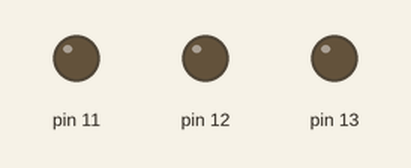
The sketch below on a simulated Arduino Uno, built with avr-gcc and run on an emulated ATmega328P. Shown: output pins drawn as LEDs (lit = HIGH).

Above: at 0.2 s.
At 1.2 s:
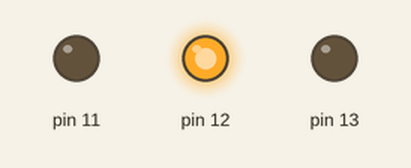
At 1.7 s:
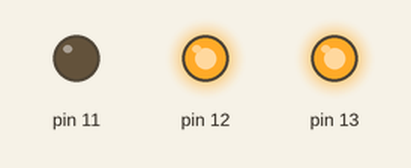
At 2.2 s:
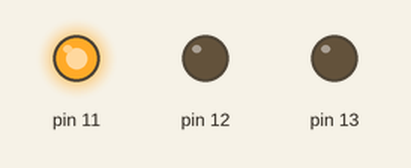
At 3.2 s:
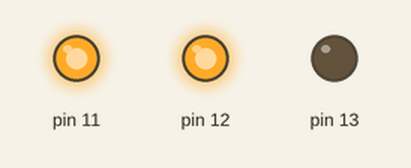
At 4.7 s:
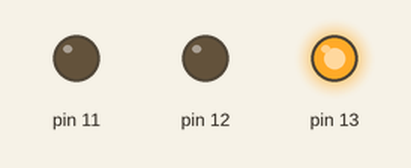
Timing chart, 0 to 5.2 s (numbered marks = the images above):
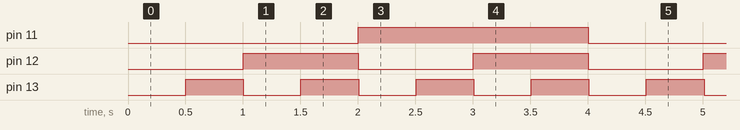

Measured:
- by itself, pin 11: alternates HIGH for 2.0 s and LOW for 2.0 s
- by itself, pin 12: alternates HIGH for 1.0 s and LOW for 1.0 s
- by itself, pin 13: alternates HIGH for 0.50 s and LOW for 0.50 s

The sketch:

arduino-event-loop.ino
```cpp
// This just gives a name to the type so we can call it 'TaskFn' in the future
//  instead of repeating the full type
typedef void (*TaskFn)();

// All data we need to evaluate a task
struct Task {
  bool enabled = false;               // Whether the task is enabled or not
  unsigned long lastExecution;        // Last moment of execution (timestamp in ms since Arduino boot)
  unsigned long interval;             // Interval between tasks in ms
  TaskFn taskFunction;                // Function to execute
};

// Prepare a list of tasks to execute in parallel
Task tasks[] = {
  { true, 0, 500, toggleRed },
  { true, 0, 1000, toggleGreen },
  { true, 0, 2000, toggleBlue }
};

// State of the LEDs, in this case we're blinking 3 LEDs on separate intervals
bool redPin = false;
bool greenPin = false;
bool bluePin = false;

// Regular setup,
//  make sure the LED pins are set to OUTPUT mode
void setup() {
  pinMode(13, OUTPUT);
  pinMode(12, OUTPUT);
  pinMode(11, OUTPUT);
}

// This loops through the tasks, and evaluates whether they should be executed or not
void loop() {
  for (int i = 0; i < (sizeof(tasks) / sizeof(Task)); i++) {
    if (tasks[i].enabled && tasks[i].lastExecution + tasks[i].interval < millis()) {
      // Execute the task
      tasks[i].taskFunction();

      // Reset the last executed timestamp
      tasks[i].lastExecution = millis();
    }
  }

  // This delay is optional on physical devices, but is nice in simulators so they don't go crazy
  // Without this line the Arduino will spin at 100% CPU usage so to speak, which is fine for a
  //  real physical device, but in a simulator this might hang your pc.
  delay(1);
}

// The tree functions below just flip the current state of the LED (on to off, off to on)
void toggleRed() {
  redPin = !redPin;
  digitalWrite(13, redPin);
}

void toggleGreen() {
  greenPin = !greenPin;
  digitalWrite(12, greenPin);
}

void toggleBlue() {
  bluePin = !bluePin;
  digitalWrite(11, bluePin);
}
```
